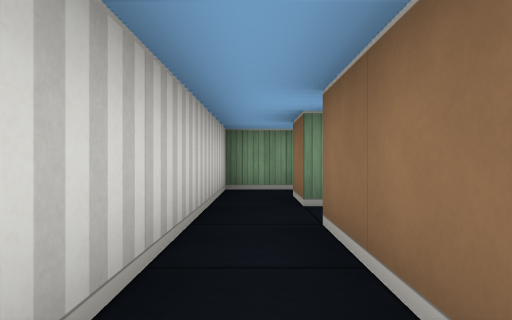
[1] (above)

19 first-person views from a walk through a cub3D level. The camera is about half as high as the walls, looks level and sees 75° across. The floor is counted in squares. Each view is taken from the middle of a square. On the plan, view 1 faces up. The plan holds only what a view shows up to about 9 squares ahead; the rest is blank.

[2]
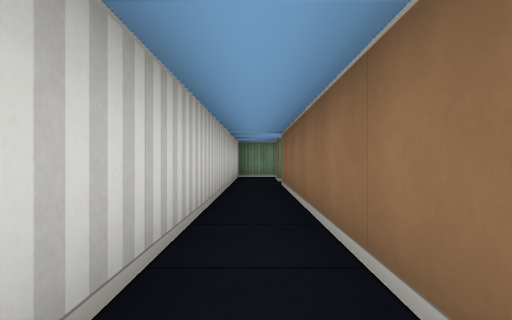

[3]
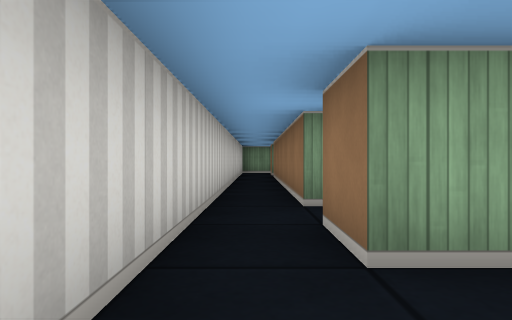

[4]
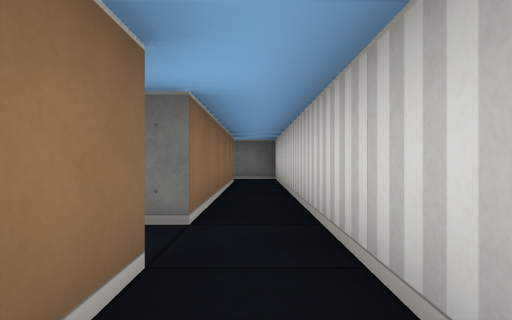

[5]
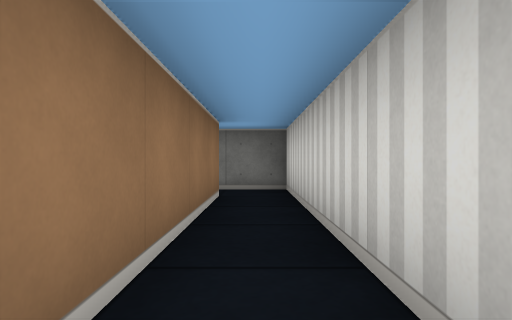

[6]
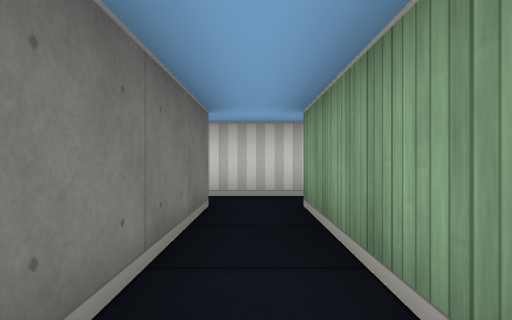

[7]
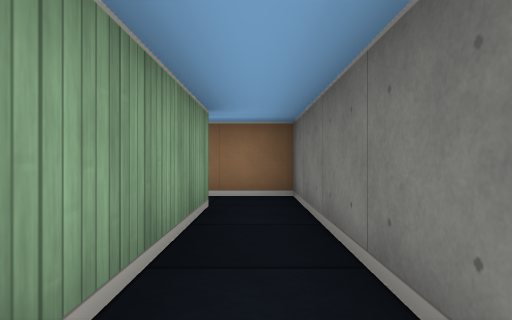

[8]
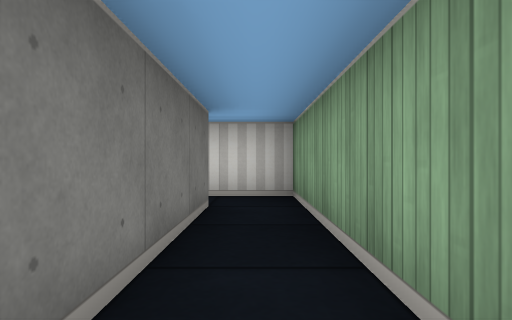

[9]
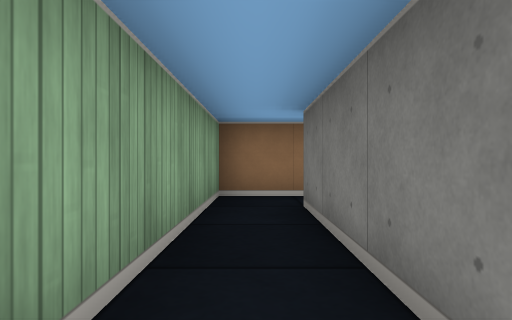

[10]
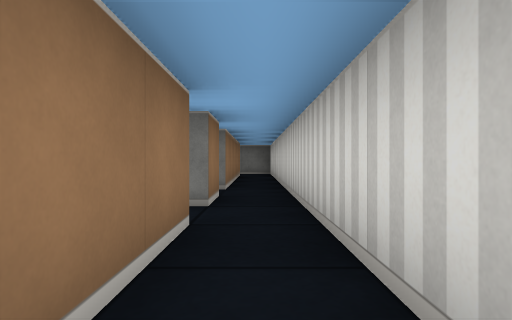

[11]
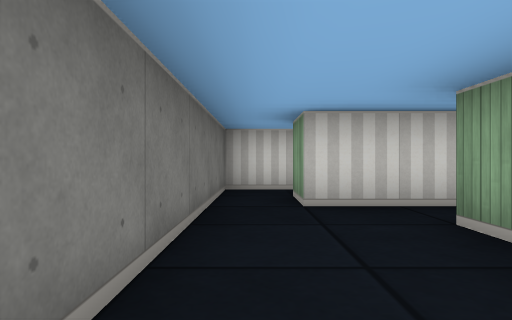

[12]
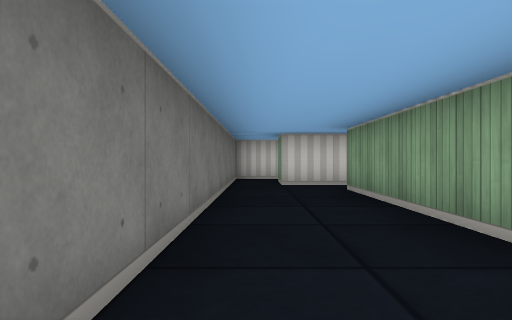

[13]
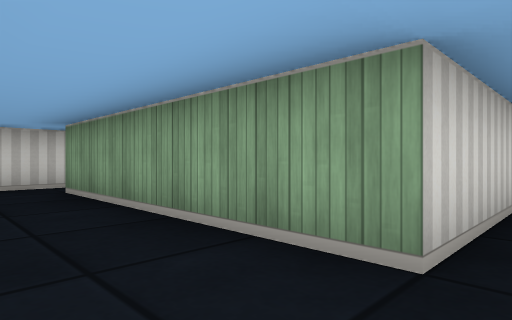

[14]
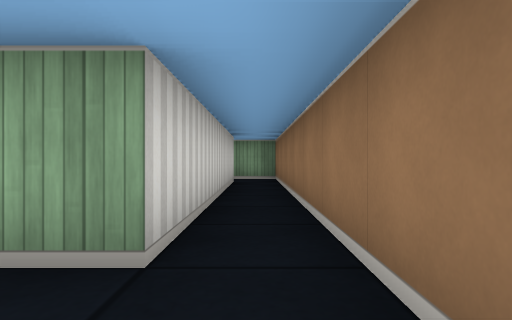

[15]
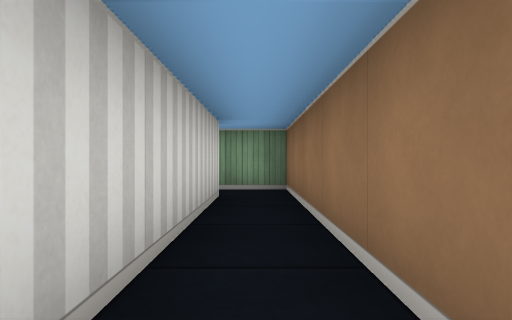

[16]
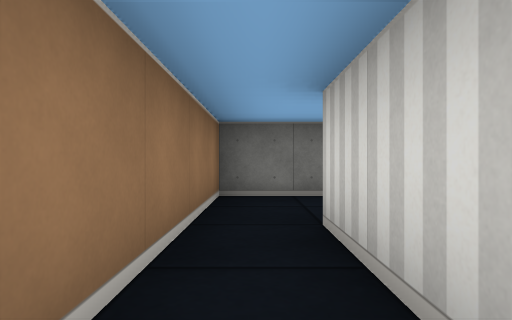

[17]
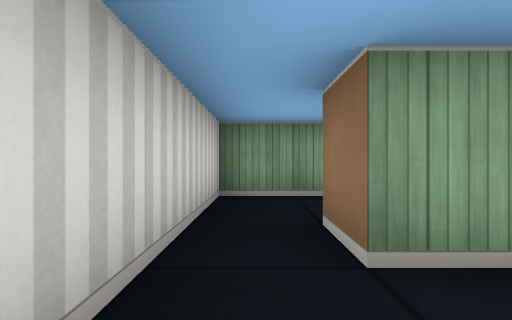

[18]
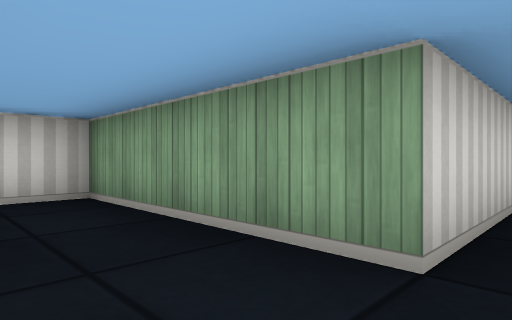

[19]
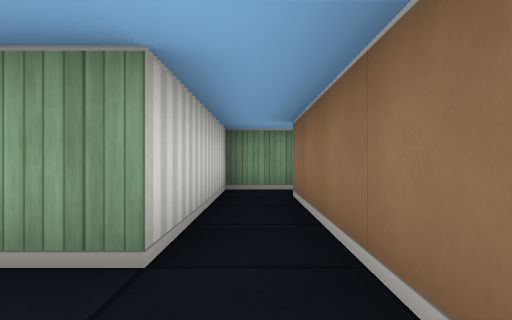

### Floor plan
Points are (right, up) in squares from view 1. A wall is a line through its corners. A room is listed if a view was taken in it or the views show most of it. See-through windows are left out.
Room 1 (views 1, 2, 4, 6, 7, 10)
walls: (-0.5, 3.5) (-0.5, -5.5); (0.5, -3.5) (0.5, 2.5) (4.5, 2.5) (4.5, 3.5); (3.5, 3.5) (0.5, 3.5); (0.5, -5.5) (0.5, -4.5)
ways out: opening at (0, -5) to room 2; opening at (0, 4) to room 3; opening at (4, 4) to room 3; opening at (1, -4)
Room 2 (views 3, 5)
walls: (0.5, -11.5) (0.5, -6.5); (-0.5, -5.5) (-0.5, -12.5) (0.5, -12.5)
ways out: opening at (0, -5) to room 1; opening at (1, -12) to room 4; opening at (1, -6)
Room 3 (views 8, 9)
walls: (0.5, 3.5) (0.5, 4.5) (3.5, 4.5); (4.5, 3.5) (4.5, 5.5) (-0.5, 5.5) (-0.5, 3.5)
ways out: opening at (0, 4) to room 1; opening at (4, 4) to room 1
Room 4 (views 11, 12, 13, 14, 15, 16, 17)
walls: (1.5, -9.5) (1.5, -11.5) (0.5, -11.5); (0.5, -12.5) (8.5, -12.5) (8.5, -3.5) (6.5, -3.5); (7.5, -4.5) (7.5, -10.5) (2.5, -10.5) (2.5, -9.5)
ways out: opening at (1, -12) to room 2; opening at (2, -10) to room 5; opening at (7, -4) to room 5
Room 5 (views 18, 19)
walls: (6.5, -8.4) (6.5, -4.5); (6.5, -3.5) (5.5, -3.5) (5.5, -7.5) (1.5, -7.5) (1.5, -9.5)
ways out: opening at (2, -10) to room 4; opening at (7, -4) to room 4

Positions as (right, up) in squares from view 1, and headings:
1: (0, 0), facing up
2: (0, -4), facing up
3: (0, -7), facing up
4: (0, -4), facing down
5: (0, -7), facing down
6: (4, 3), facing left
7: (0, 3), facing right
8: (4, 5), facing left
9: (0, 5), facing right
10: (0, -1), facing down
11: (5, -12), facing left
12: (8, -12), facing left
13: (8, -12), facing up-left
14: (8, -12), facing up
15: (8, -9), facing up
16: (8, -8), facing down
17: (2, -12), facing up
18: (6, -9), facing up-left
19: (6, -9), facing up
